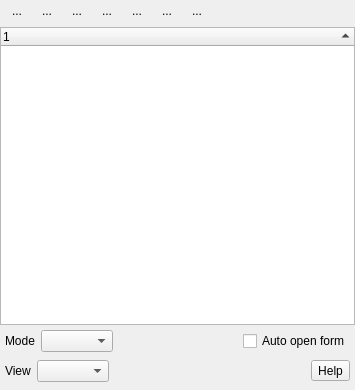
<?xml version="1.0" encoding="UTF-8"?>
<ui version="4.0">
 <class>QgsIdentifyResultsBase</class>
 <widget class="QDialog" name="QgsIdentifyResultsBase">
  <property name="geometry">
   <rect>
    <x>0</x>
    <y>0</y>
    <width>355</width>
    <height>390</height>
   </rect>
  </property>
  <property name="windowTitle">
   <string>Identify Results</string>
  </property>
  <layout class="QVBoxLayout" name="verticalLayout_4">
   <property name="spacing">
    <number>0</number>
   </property>
   <property name="margin">
    <number>0</number>
   </property>
   <item>
    <widget class="QStackedWidget" name="stackedWidget">
     <property name="currentIndex">
      <number>0</number>
     </property>
     <widget class="QWidget" name="stackedWidgetPage1">
      <layout class="QVBoxLayout" name="verticalLayout">
       <property name="spacing">
        <number>0</number>
       </property>
       <property name="margin">
        <number>0</number>
       </property>
       <item>
        <layout class="QHBoxLayout" name="horizontalLayout">
         <property name="leftMargin">
          <number>5</number>
         </property>
         <property name="rightMargin">
          <number>5</number>
         </property>
         <property name="bottomMargin">
          <number>6</number>
         </property>
         <item>
          <widget class="QToolButton" name="mExpandToolButton">
           <property name="toolTip">
            <string>Expand tree</string>
           </property>
           <property name="text">
            <string>...</string>
           </property>
           <property name="icon">
            <iconset>
             <normaloff>../../images/themes/default/mActionExpandTree.png</normaloff>../../images/themes/default/mActionExpandTree.png</iconset>
           </property>
           <property name="autoRaise">
            <bool>true</bool>
           </property>
          </widget>
         </item>
         <item>
          <widget class="QToolButton" name="mCollapseToolButton">
           <property name="toolTip">
            <string>Collapse tree</string>
           </property>
           <property name="text">
            <string>...</string>
           </property>
           <property name="icon">
            <iconset>
             <normaloff>../../images/themes/default/mActionCollapseTree.png</normaloff>../../images/themes/default/mActionCollapseTree.png</iconset>
           </property>
           <property name="autoRaise">
            <bool>true</bool>
           </property>
          </widget>
         </item>
         <item>
          <widget class="QToolButton" name="mExpandNewToolButton">
           <property name="toolTip">
            <string>New results will be expanded by default.</string>
           </property>
           <property name="text">
            <string>...</string>
           </property>
           <property name="icon">
            <iconset>
             <normaloff>../../images/themes/default/mActionExpandNewTree.png</normaloff>../../images/themes/default/mActionExpandNewTree.png</iconset>
           </property>
           <property name="checkable">
            <bool>true</bool>
           </property>
           <property name="autoRaise">
            <bool>true</bool>
           </property>
          </widget>
         </item>
         <item>
          <widget class="QToolButton" name="mOpenFormButton">
           <property name="text">
            <string>...</string>
           </property>
           <property name="icon">
            <iconset resource="../../images/images.qrc">
             <normaloff>:/images/themes/default/mActionPropertyItem.png</normaloff>:/images/themes/default/mActionPropertyItem.png</iconset>
           </property>
           <property name="autoRaise">
            <bool>true</bool>
           </property>
          </widget>
         </item>
         <item>
          <widget class="QToolButton" name="mClearToolButton">
           <property name="toolTip">
            <string>Clear Results</string>
           </property>
           <property name="text">
            <string>...</string>
           </property>
           <property name="icon">
            <iconset resource="../../images/images.qrc">
             <normaloff>:/images/themes/default/mActionDeselectAll.svg</normaloff>:/images/themes/default/mActionDeselectAll.svg</iconset>
           </property>
           <property name="checkable">
            <bool>false</bool>
           </property>
           <property name="autoRaise">
            <bool>true</bool>
           </property>
          </widget>
         </item>
         <item>
          <widget class="QToolButton" name="mCopyToolButton">
           <property name="toolTip">
            <string>Copy selected feature to clipboard.</string>
           </property>
           <property name="text">
            <string>...</string>
           </property>
           <property name="icon">
            <iconset resource="../../images/images.qrc">
             <normaloff>:/images/themes/default/mActionEditCopy.png</normaloff>:/images/themes/default/mActionEditCopy.png</iconset>
           </property>
           <property name="checkable">
            <bool>false</bool>
           </property>
           <property name="autoRaise">
            <bool>true</bool>
           </property>
          </widget>
         </item>
         <item>
          <widget class="QToolButton" name="mPrintToolButton">
           <property name="enabled">
            <bool>true</bool>
           </property>
           <property name="toolTip">
            <string>Print selected HTML response.</string>
           </property>
           <property name="text">
            <string>...</string>
           </property>
           <property name="icon">
            <iconset>
             <normaloff>../../images/themes/default/mActionFilePrint.png</normaloff>../../images/themes/default/mActionFilePrint.png</iconset>
           </property>
           <property name="checkable">
            <bool>false</bool>
           </property>
           <property name="autoRaise">
            <bool>true</bool>
           </property>
          </widget>
         </item>
         <item>
          <spacer name="horizontalSpacer">
           <property name="orientation">
            <enum>Qt::Horizontal</enum>
           </property>
           <property name="sizeHint" stdset="0">
            <size>
             <width>40</width>
             <height>20</height>
            </size>
           </property>
          </spacer>
         </item>
        </layout>
       </item>
       <item>
        <widget class="QTreeWidget" name="lstResults">
         <property name="lineWidth">
          <number>2</number>
         </property>
         <property name="alternatingRowColors">
          <bool>true</bool>
         </property>
         <property name="sortingEnabled">
          <bool>true</bool>
         </property>
         <column>
          <property name="text">
           <string notr="true">1</string>
          </property>
         </column>
        </widget>
       </item>
       <item>
        <layout class="QHBoxLayout" name="horizontalLayout_2">
         <property name="leftMargin">
          <number>5</number>
         </property>
         <property name="topMargin">
          <number>5</number>
         </property>
         <property name="rightMargin">
          <number>5</number>
         </property>
         <item>
          <widget class="QLabel" name="lblIdentifyMode">
           <property name="toolTip">
            <string>Select identify mode</string>
           </property>
           <property name="text">
            <string>Mode</string>
           </property>
          </widget>
         </item>
         <item>
          <widget class="QComboBox" name="cmbIdentifyMode">
           <property name="sizePolicy">
            <sizepolicy hsizetype="Preferred" vsizetype="Fixed">
             <horstretch>0</horstretch>
             <verstretch>0</verstretch>
            </sizepolicy>
           </property>
          </widget>
         </item>
         <item>
          <spacer name="horizontalSpacer_43">
           <property name="orientation">
            <enum>Qt::Horizontal</enum>
           </property>
           <property name="sizeHint" stdset="0">
            <size>
             <width>40</width>
             <height>20</height>
            </size>
           </property>
          </spacer>
         </item>
         <item>
          <widget class="QCheckBox" name="cbxAutoFeatureForm">
           <property name="text">
            <string>Auto open form</string>
           </property>
          </widget>
         </item>
        </layout>
       </item>
      </layout>
     </widget>
     <widget class="QWidget" name="stackedWidgetPage2">
      <layout class="QVBoxLayout" name="verticalLayout_2">
       <property name="spacing">
        <number>0</number>
       </property>
       <property name="margin">
        <number>0</number>
       </property>
       <item>
        <widget class="QTableWidget" name="tblResults">
         <property name="editTriggers">
          <set>QAbstractItemView::NoEditTriggers</set>
         </property>
         <property name="sortingEnabled">
          <bool>false</bool>
         </property>
         <column>
          <property name="text">
           <string>Layer</string>
          </property>
         </column>
         <column>
          <property name="text">
           <string>FID</string>
          </property>
         </column>
         <column>
          <property name="text">
           <string>Attribute</string>
          </property>
         </column>
         <column>
          <property name="text">
           <string>Value</string>
          </property>
         </column>
        </widget>
       </item>
      </layout>
     </widget>
     <widget class="QWidget" name="stackedWidgetPage3">
      <layout class="QVBoxLayout" name="verticalLayout_3">
       <item>
        <widget class="QwtPlot" name="mPlot"/>
       </item>
      </layout>
     </widget>
    </widget>
   </item>
   <item>
    <layout class="QHBoxLayout" name="horizontalLayout_3">
     <property name="leftMargin">
      <number>5</number>
     </property>
     <property name="rightMargin">
      <number>5</number>
     </property>
     <item>
      <widget class="QLabel" name="lblViewMode">
       <property name="toolTip">
        <string>Select view mode for raster layers</string>
       </property>
       <property name="text">
        <string>View</string>
       </property>
      </widget>
     </item>
     <item>
      <widget class="QComboBox" name="cmbViewMode"/>
     </item>
     <item>
      <spacer name="horizontalSpacer_2">
       <property name="orientation">
        <enum>Qt::Horizontal</enum>
       </property>
       <property name="sizeHint" stdset="0">
        <size>
         <width>58</width>
         <height>38</height>
        </size>
       </property>
      </spacer>
     </item>
     <item>
      <widget class="QToolButton" name="mHelpToolButton">
       <property name="enabled">
        <bool>true</bool>
       </property>
       <property name="text">
        <string>Help</string>
       </property>
       <property name="checkable">
        <bool>false</bool>
       </property>
      </widget>
     </item>
    </layout>
   </item>
  </layout>
 </widget>
 <layoutdefault spacing="6" margin="11"/>
 <customwidgets>
  <customwidget>
   <class>QwtPlot</class>
   <extends>QFrame</extends>
   <header>qwt_plot.h</header>
   <container>1</container>
  </customwidget>
 </customwidgets>
 <resources>
  <include location="../../images/images.qrc"/>
 </resources>
 <connections/>
</ui>
